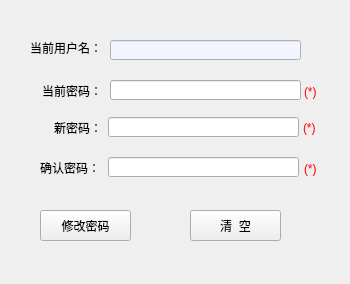
<?xml version="1.0" encoding="UTF-8"?>
<ui version="4.0">
 <class>Frm_ChangePassword</class>
 <widget class="QWidget" name="Frm_ChangePassword">
  <property name="geometry">
   <rect>
    <x>0</x>
    <y>0</y>
    <width>350</width>
    <height>284</height>
   </rect>
  </property>
  <property name="windowTitle">
   <string>修改密码</string>
  </property>
  <widget class="QLabel" name="label">
   <property name="geometry">
    <rect>
     <x>30</x>
     <y>40</y>
     <width>71</width>
     <height>16</height>
    </rect>
   </property>
   <property name="text">
    <string>当前用户名：</string>
   </property>
  </widget>
  <widget class="QPushButton" name="btn_Clear">
   <property name="geometry">
    <rect>
     <x>190</x>
     <y>210</y>
     <width>91</width>
     <height>31</height>
    </rect>
   </property>
   <property name="text">
    <string>清  空</string>
   </property>
  </widget>
  <widget class="QLineEdit" name="txt_OldPwd">
   <property name="geometry">
    <rect>
     <x>110</x>
     <y>80</y>
     <width>191</width>
     <height>20</height>
    </rect>
   </property>
   <property name="text">
    <string/>
   </property>
   <property name="echoMode">
    <enum>QLineEdit::Password</enum>
   </property>
   <property name="placeholderText">
    <string/>
   </property>
  </widget>
  <widget class="QLineEdit" name="txt_UserName">
   <property name="geometry">
    <rect>
     <x>110</x>
     <y>40</y>
     <width>191</width>
     <height>20</height>
    </rect>
   </property>
   <property name="styleSheet">
    <string notr="true">background-color:rgb(242, 245, 255)</string>
   </property>
   <property name="text">
    <string/>
   </property>
  </widget>
  <widget class="QLabel" name="label_2">
   <property name="geometry">
    <rect>
     <x>42</x>
     <y>83</y>
     <width>61</width>
     <height>16</height>
    </rect>
   </property>
   <property name="text">
    <string>当前密码：</string>
   </property>
  </widget>
  <widget class="QPushButton" name="btn_Save">
   <property name="geometry">
    <rect>
     <x>40</x>
     <y>210</y>
     <width>91</width>
     <height>31</height>
    </rect>
   </property>
   <property name="text">
    <string>修改密码</string>
   </property>
  </widget>
  <widget class="QLineEdit" name="txt_NewPwd1">
   <property name="geometry">
    <rect>
     <x>108</x>
     <y>117</y>
     <width>191</width>
     <height>20</height>
    </rect>
   </property>
   <property name="text">
    <string/>
   </property>
   <property name="echoMode">
    <enum>QLineEdit::Password</enum>
   </property>
   <property name="placeholderText">
    <string/>
   </property>
  </widget>
  <widget class="QLabel" name="label_3">
   <property name="geometry">
    <rect>
     <x>54</x>
     <y>120</y>
     <width>51</width>
     <height>16</height>
    </rect>
   </property>
   <property name="text">
    <string>新密码：</string>
   </property>
  </widget>
  <widget class="QLineEdit" name="txt_NewPwd2">
   <property name="geometry">
    <rect>
     <x>108</x>
     <y>157</y>
     <width>191</width>
     <height>20</height>
    </rect>
   </property>
   <property name="text">
    <string/>
   </property>
   <property name="echoMode">
    <enum>QLineEdit::Password</enum>
   </property>
   <property name="placeholderText">
    <string/>
   </property>
  </widget>
  <widget class="QLabel" name="label_4">
   <property name="geometry">
    <rect>
     <x>40</x>
     <y>160</y>
     <width>61</width>
     <height>16</height>
    </rect>
   </property>
   <property name="text">
    <string>确认密码：</string>
   </property>
  </widget>
  <widget class="QLabel" name="label_5">
   <property name="geometry">
    <rect>
     <x>304</x>
     <y>84</y>
     <width>21</width>
     <height>16</height>
    </rect>
   </property>
   <property name="styleSheet">
    <string notr="true">color:rgb(255, 0, 0)</string>
   </property>
   <property name="text">
    <string>(*)</string>
   </property>
  </widget>
  <widget class="QLabel" name="label_6">
   <property name="geometry">
    <rect>
     <x>303</x>
     <y>120</y>
     <width>21</width>
     <height>16</height>
    </rect>
   </property>
   <property name="styleSheet">
    <string notr="true">color:rgb(255, 0, 0)</string>
   </property>
   <property name="text">
    <string>(*)</string>
   </property>
  </widget>
  <widget class="QLabel" name="label_7">
   <property name="geometry">
    <rect>
     <x>304</x>
     <y>161</y>
     <width>21</width>
     <height>16</height>
    </rect>
   </property>
   <property name="styleSheet">
    <string notr="true">color:rgb(255, 0, 0)</string>
   </property>
   <property name="text">
    <string>(*)</string>
   </property>
  </widget>
 </widget>
 <tabstops>
  <tabstop>txt_OldPwd</tabstop>
  <tabstop>txt_NewPwd1</tabstop>
  <tabstop>txt_NewPwd2</tabstop>
  <tabstop>btn_Save</tabstop>
  <tabstop>btn_Clear</tabstop>
  <tabstop>txt_UserName</tabstop>
 </tabstops>
 <resources/>
 <connections/>
</ui>
